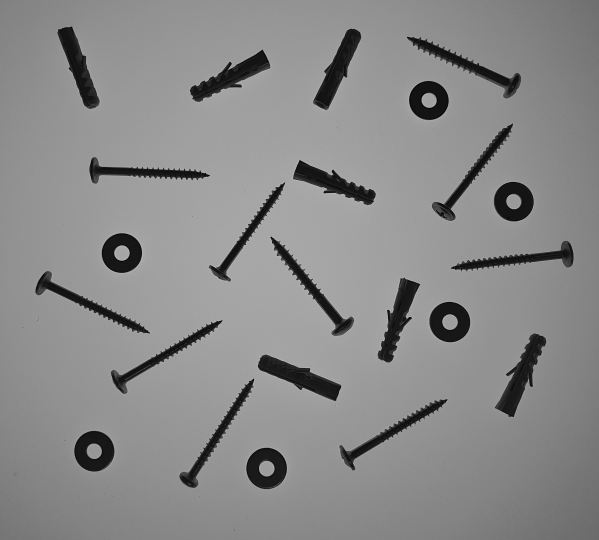
//> input picture unidade-III/exercicio23.2/formas.png, 1198 x 1080 px (shown at 1/2 size)
$ ./momentos-contornos formas.png   (built with g++ and OpenCV 4)
//> lines starting //> are read from the running program, lines starting //| are printed output that depends on the picture; after the words box and inside, x2 and y2 are one past the last pixel; in counts of white or black regions, pixels touching at a corner belong together
#include <iostream>
#include <fstream>
#include <opencv2/opencv.hpp>

int main(int argc, char** argv){
    cv::Mat image, gray;
    std::ofstream file;
    cv::Moments momentos;

    image = cv::imread(argv[1], cv::IMREAD_GRAYSCALE);
//> image is the input picture: 1080 rows x 1198 cols, CV_8UC1; min 0, max 195, mean 137.3

    if(!image.data){
        std::cout << "nao abriu " << argv[1] << std::endl;
        return 0;
    }

    file.open("momentos.txt");

    // Binarize the image
    cv::threshold(image, image, 1, 255, cv::THRESH_BINARY + cv::THRESH_OTSU + cv::THRESH_BINARY_INV);
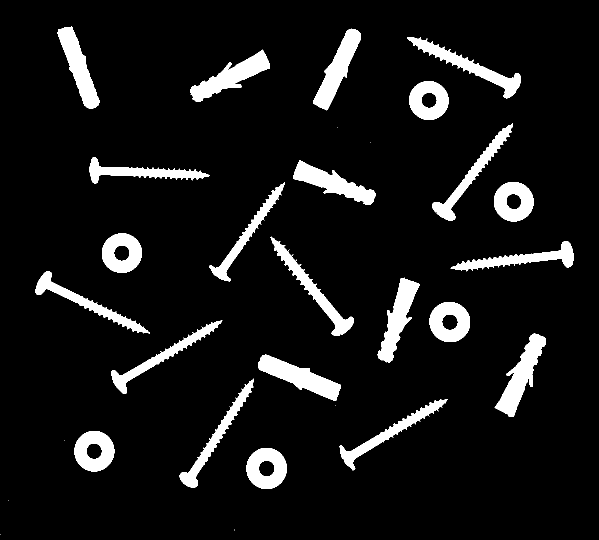
//> image: 1080 rows x 1198 cols, CV_8UC1 (shown at 1/2 size); 8.5% white; 30 white regions (7 under 20 px)

    // Find contours
    std::vector< std::vector<cv::Point> > contours;
    std::vector< cv::Vec4i> hierarchy;
    cv::findContours(image, contours, hierarchy, cv::RETR_EXTERNAL, cv::CHAIN_APPROX_NONE);
//> contours = 30 contours, 7 with area under 20; largest, box (x1, y1, x2, y2) and area: (989, 667, 1092, 834) 5803, (516, 709, 682, 802) 5716, (380, 99, 540, 204) 5532, (626, 57, 722, 221) 5448, (755, 555, 840, 725) 5245

    // Convert to BGR for visualization
    cv::cvtColor(image, image, cv::COLOR_GRAY2BGR);
//> image: 1080 rows x 1198 cols, CV_8UC3; 8.5% white; 30 white regions (7 under 20 px), largest, box (x1, y1, x2, y2) and area: (989, 667, 1092, 834) 6028, (516, 709, 682, 802) 5907, (380, 99, 540, 204) 5748

    int nformas = 0;

    for (size_t i = 0; i < contours.size(); i++) {
        if(contours[i].size() < 10) {
            continue;
        }
        nformas++;
        momentos = cv::moments(contours[i]);

        // Calculate the center using moments
        cv::Point2f center(momentos.m10/momentos.m00, momentos.m01/momentos.m00);

        double hu[7];
        cv::HuMoments(momentos, hu);

        // Draw contours and label them
        cv::drawContours(image, contours, (int)i, cv::Scalar(0, 255, 0), 2);
        cv::putText(image, std::to_string(i), center, cv::FONT_HERSHEY_SIMPLEX, 0.5, cv::Scalar(0, 0, 0), 8);
        cv::putText(image, std::to_string(i), center, cv::FONT_HERSHEY_SIMPLEX, 0.5, cv::Scalar(255, 255, 255), 1);

        // Save the moments to a file
        file << i << ", ";
        for (int j = 0; j < 7; j++) {
            hu[j] = -1 * copysign(1.0, hu[j]) * log10(abs(hu[j]));
            file << hu[j] << ", ";
        }
        file << std::endl;
    }
//> this loop made 30 passes
//> center on passes 8, 9, 12, 15, 16, 17, 19, 22: Point(776.8, 866.5), Point(430.2, 877.7), Point(319.4, 715.2), Point(169.5, 604.9), Point(1045, 517.6), Point(628.6, 582.6), Point(492, 471.5), Point(279.7, 344.3)
//> center on passes 4, 6, 10, 11, 13, 14: Point(532.8, 936.4), Point(188.2, 901.9), Point(599, 753.9), Point(1042.3, 751.3), Point(899.1, 643.6), Point(795.5, 636.6)
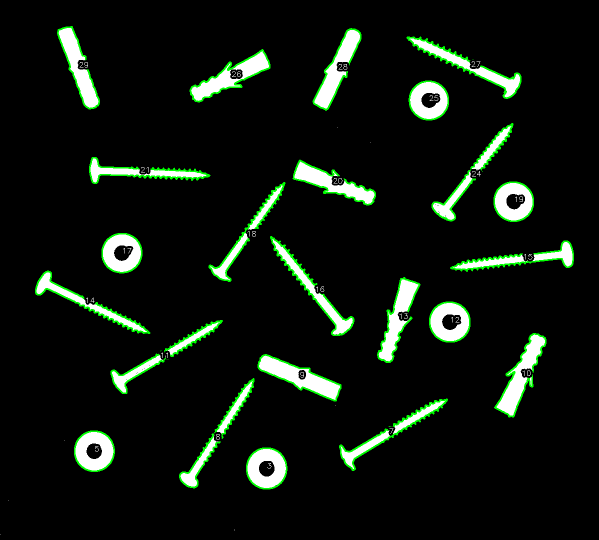
//> image: 1080 rows x 1198 cols, CV_8UC3 (shown at 1/2 size); mean B, G, R 16.4, 23.7, 16.4
//> after the loop, nformas = 23

    std::cout << "Numero de objetos: " << nformas << std::endl;
//| Numero de objetos: 23
    file.close();

    cv::namedWindow("janela", cv::WINDOW_NORMAL);
    cv::resizeWindow("janela", 800, 800);
    cv::imshow("janela", image);
    cv::imwrite("contornos-rotulados.png", image);
    cv::waitKey();
    return 0;
}
